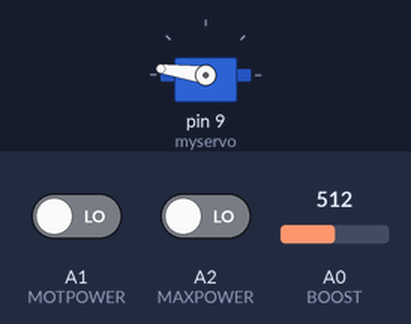
This sketch was run on a simulated Arduino Uno, built with avr-gcc and run on an emulated ATmega328P. On the bench: servo. The inputs (shaded band) are chosen by the test bench; at power-on: A0 (BOOST) = 512, A1 (MOTPOWER) LOW, A2 (MAXPOWER) LOW. What the sketch prints to the serial monitor is not drawn.

Above: at 1.2 s.
1.3 s: A0 (BOOST) set to 716
At 2.5 s:
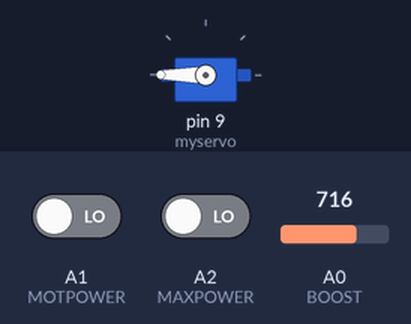
2.8 s: A1 (MOTPOWER) driven HIGH
At 3.7 s:
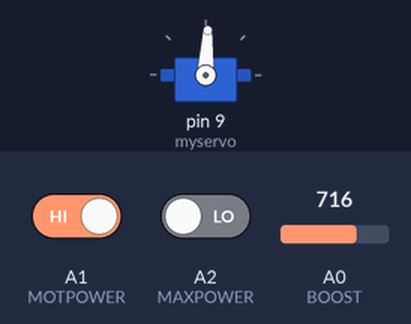
5.8 s: A0 (BOOST) set to 900
8.8 s: A0 (BOOST) set to 1023
11.8 s: A0 (BOOST) set to 511
14.8 s: A0 (BOOST) set to 306
Timing chart, 0 to 65.3 s (numbered marks = the images above; inputs shaded):
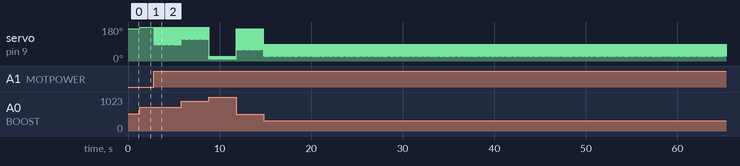

The sketch:

afc_control_servo.ino
```cpp
#include <Servo.h>
#include <Wire.h>
#define SLAVE_ADDRESS 0x18

Servo myservo;  // create servo object to control a servo

int BOOST = A0;  // analog pin for reading boost pressure sensor
int MOTPOWER = A1;  // analog pin for motfueling
int MAXPOWER = A2;  // analog pin for maxfueling
int BOOSTVAL = 0;    // variable to read the value from boost pressure sensor
int BOOSTPROS = 0;
int FUELVAL = 0;  // variable for fuel quanity
int MOTVAL = 0;
int MAXVAL = 0;
int number = 0;
                     //BAR 0             1,25           2,75                4                   5,25                6,5                 7,75                9                   10,2
                         //0             5              10                  15                  20                  25                  30                  35                  40
int MULTIPLIERMAX []    = {5,10,15,20,25,30,35,45,60,80,100,120,140,160,170,180,180,180,180,180,180,180,180,180,180,180,180,180,180,180,180,180,180,180,180,180,180,180,180,180,180};

                     //BAR 0          1,25           2,75           4              5,25           6,5            7,75           9                   10,2
                         //0          5              10             15             20             25             30             35                  40
int MULTIPLIERMOT []    = {1,3,6,9,11,14,17,20,23,26,29,32,35,38,41,44,47,50,53,56,59,61,64,67,70,73,76,79,81,84,87,90,93,96,99,102,105,108,111,114,117};

                     //BAR 0           1,25           2,75                4                   5,25                6,5                 7,75                9                   10,2
                         //0           5              10                  15                  20                  25                  30                  35                  40
int MULTIPLIERCRUISE [] = {2,4,8,16,24,34,44,60,74,88,102,115,127,136,143,148,154,160,164,168,172,176,179,180,180,180,180,180,180,180,180,180,180,180,180,180,180,180,180,180,180};


void setup() {
Serial.begin(9600);
// initialize i2c as slave
Wire.begin(SLAVE_ADDRESS);

// define callbacks for i2c communication
Wire.onReceive(receiveData);
Wire.onRequest(sendData);

Serial.println("Ready!");
myservo.attach(9);  // attaches the servo on pin 9 to the servo object
}

void loop() {
BOOSTVAL = analogRead(BOOST);
MOTVAL = digitalRead (MOTPOWER);
MAXVAL = digitalRead (MAXPOWER);

if (MOTVAL == HIGH){
  BOOSTPROS = map(BOOSTVAL, 102.3, 920.7, 0, 40);
	FUELVAL = MULTIPLIERMOT [BOOSTPROS];
	myservo.write(FUELVAL);
	}

if (MAXVAL == HIGH){
	BOOSTPROS = map(BOOSTVAL, 102.3, 920.7, 0, 40);
	FUELVAL = MULTIPLIERMAX [BOOSTPROS];
	myservo.write(FUELVAL);
	}

else {
  BOOSTPROS = map(BOOSTVAL, 102.3, 920.7, 0, 40);
  FUELVAL = MULTIPLIERCRUISE [BOOSTPROS];
  myservo.write(FUELVAL);
  }
}
// callback for received data
  void receiveData(int byteCount){
    while(Wire.available()) {

    number = Wire.read();
     }
  }

// callback for sending data
void sendData(){

if (number == 1){
    Wire.write(FUELVAL);
}


else{
    Wire.write(0);

}
}
```

Measured:
- after the input at 1.3 s, servo on pin 9 (myservo): 172° → 180° at once
- after the input at 2.8 s, servo on pin 9 (myservo): alternates 180° for 0.02 s and 87° for 0.02 s, starting at once
